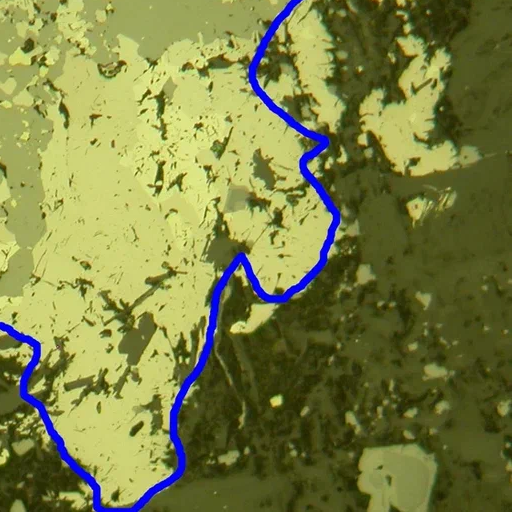
#> input picture OutputDir/images/crop_0.png, 512 x 512 px
$ python -i prepare_all.py   (imports and definitions only)
#> lines starting #> are read from the running program, lines starting #| are printed output that depends on the picture
#> further down, picture is the input picture: shape (512, 512, 3); mean B, G, R 69, 129.8, 124.8
"""
🔬 Мастер-скрипт подготовки данных «Все в одном».
Запускает полный цикл препроцессинга за один шаг:
1. Организация исходного датасета (перенос и сортировка).
2. Автоматическое извлечение масок талька из синей разметки.
3. Локальная нормализация яркости (CLAHE + виньетирование).
4. Разделение данных по задачам обучения (классификация / сегментация).

Запуск:
    python preprocessing/prepare_all.py
"""

import os
import shutil
import sys
from pathlib import Path
import cv2
import numpy as np
import pandas as pd
from loguru import logger

# Вычисляем корень проекта динамически
BASE_DIR = Path(__file__).resolve().parent.parent
DATA_DIR = BASE_DIR / "Задача 3. Скажи мне, кто твой шлиф"

# Пути для промежуточных данных
PROCESSED_DIR = BASE_DIR / "data" / "processed"
DEST_TALC = PROCESSED_DIR / "talc"
DEST_REGULAR = PROCESSED_DIR / "regular"
DEST_COMPLEX = PROCESSED_DIR / "complex"
DEST_ANNOTATIONS = PROCESSED_DIR / "talc_annotations"
MASKS_DIR = PROCESSED_DIR / "talc_masks"

# Пути для нормализации и финального деления
NORM_DIR = BASE_DIR / "data" / "normalized"
CLASS_DIR = BASE_DIR / "data" / "train_classification"
SEG_DIR = BASE_DIR / "data" / "train_segmentation"


# ============================================================
# Вспомогательные функции чтения/записи
# ============================================================
# [122 lines left out: functions imread_unicode, imwrite_unicode, copy_files, organize_dataset, extract_blue_contour, contour_to_filled_mask and 1 more, not called in this run]


# ============================================================
# ШАГ 3: Нормализация изображений (CLAHE + Виньетки)
# ============================================================
def normalize_img(img_bgr):
    h, w = img_bgr.shape[:2]
#> h = 512; w = 512
    scale = 0.1
    small = cv2.resize(img_bgr, (int(w*scale), int(h*scale)), interpolation=cv2.INTER_AREA)
    small_sigma = max(small.shape[:2]) // 4
#> small_sigma = 12
    small_sigma = small_sigma if small_sigma % 2 == 1 else small_sigma + 1
#> small_sigma = 13
    small_blur = cv2.GaussianBlur(small.astype(np.float32), (small_sigma, small_sigma), 0)
    illumination = cv2.resize(small_blur, (w, h), interpolation=cv2.INTER_LINEAR)
    corrected = img_bgr.astype(np.float32) * illumination.mean() / (illumination + 1e-6)
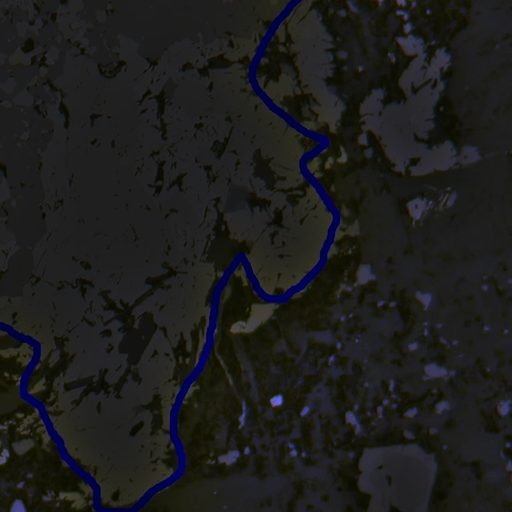
#> corrected: shape (512, 512, 3) float32; mean B, G, R 104.2, 106.4, 106.4; drawn with min black and max white
    img_vignette = np.clip(corrected, 0, 255).astype(np.uint8)
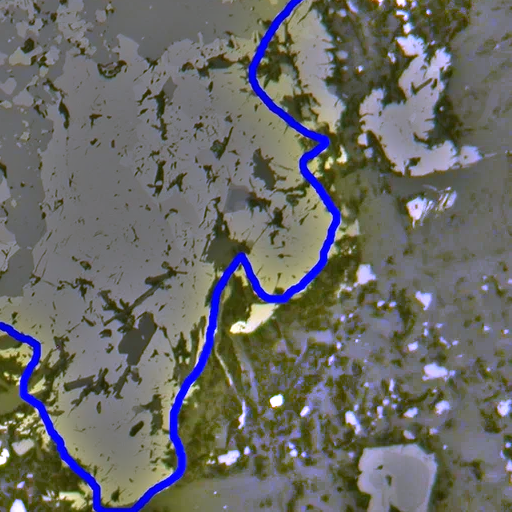
#> img_vignette: shape (512, 512, 3); mean B, G, R 102.3, 105.9, 105.8

    lab = cv2.cvtColor(img_vignette, cv2.COLOR_BGR2LAB)
#> lab: shape (512, 512, 3); mean of channels 0, 1, 2 115, 128.7, 131
    l, a, b = cv2.split(lab)
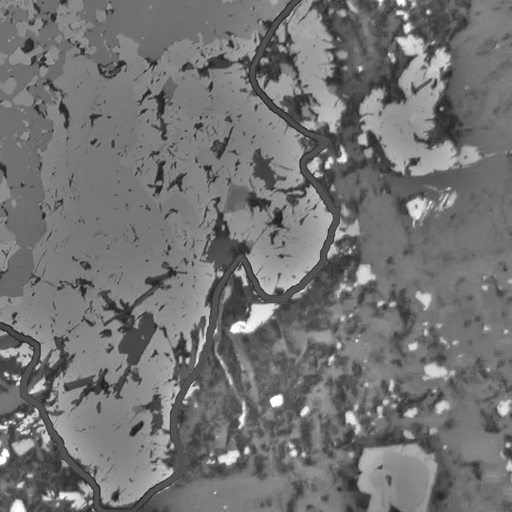
#> l: shape (512, 512); min 27, max 255, mean 115
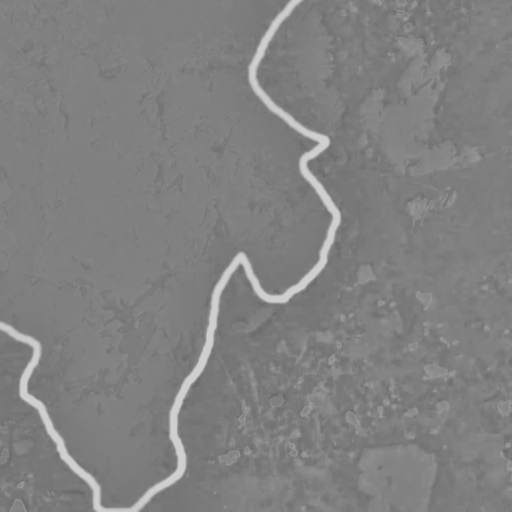
#> a: shape (512, 512); min 103, max 207, mean 128.7
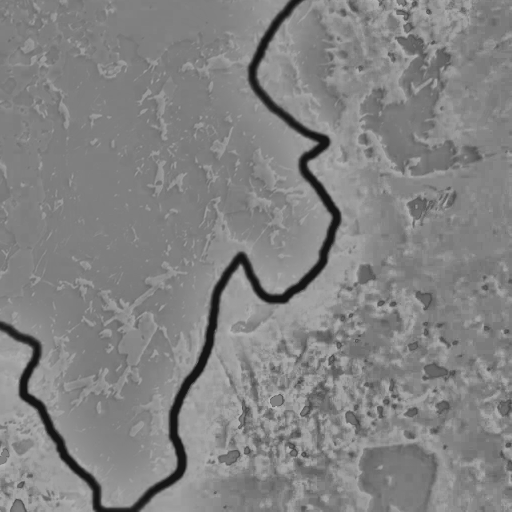
#> b: shape (512, 512); min 20, max 190, mean 131
    l_norm = cv2.createCLAHE(clipLimit=2.0, tileGridSize=(8, 8)).apply(l)
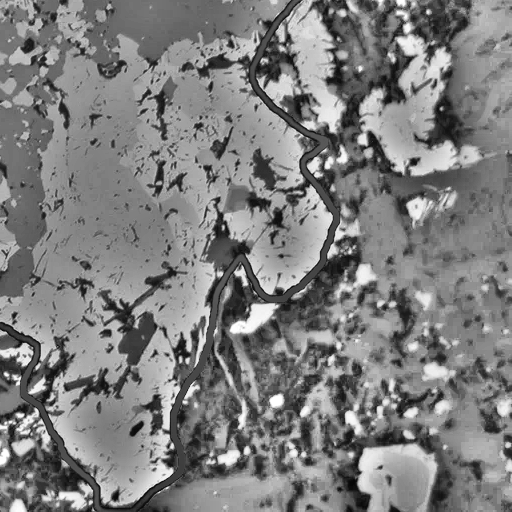
#> l_norm: shape (512, 512); min 6, max 255, mean 126.5
    return cv2.cvtColor(cv2.merge([l_norm, a, b]), cv2.COLOR_LAB2BGR)
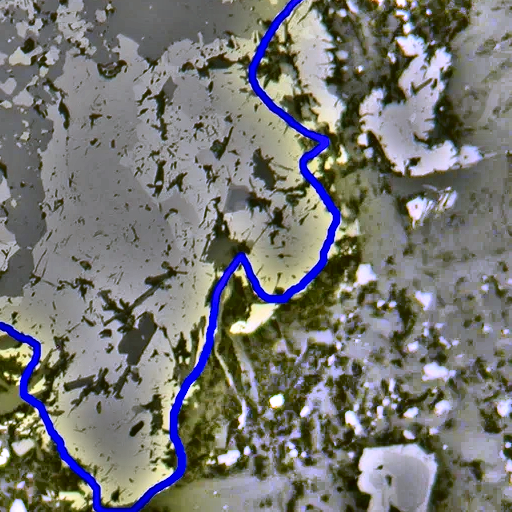
#> returned value: shape (512, 512, 3); mean B, G, R 114.9, 118.5, 118.5


# [74 lines left out: functions run_normalization, split_tasks, main, not called in this run]


# [2 lines not run here, left out]

>>> import cv2
>>> picture = cv2.imread('../OutputDir/images/crop_0.png')
>>> result = normalize_img(picture)

$ run again, on InputDir/2550374-2 10х.JPG
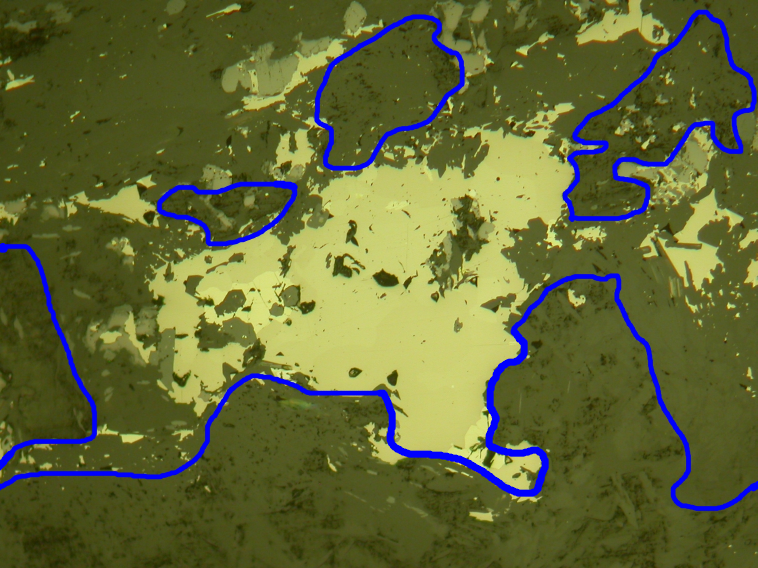
#> input picture InputDir/2550374-2 10х.JPG, 2272 x 1704 px (shown at 1/3 size)
#> picture is the input picture: shape (1704, 2272, 3); mean B, G, R 54.5, 104.3, 98.9
#> lab: shape (1704, 2272, 3); mean of channels 0, 1, 2 93.5, 128.7, 132.7
#> in normalize_img, `l_norm = cv2.createCLAHE(clipLimit=2.0, tileGridSize=(8, 8)).apply(l)`:
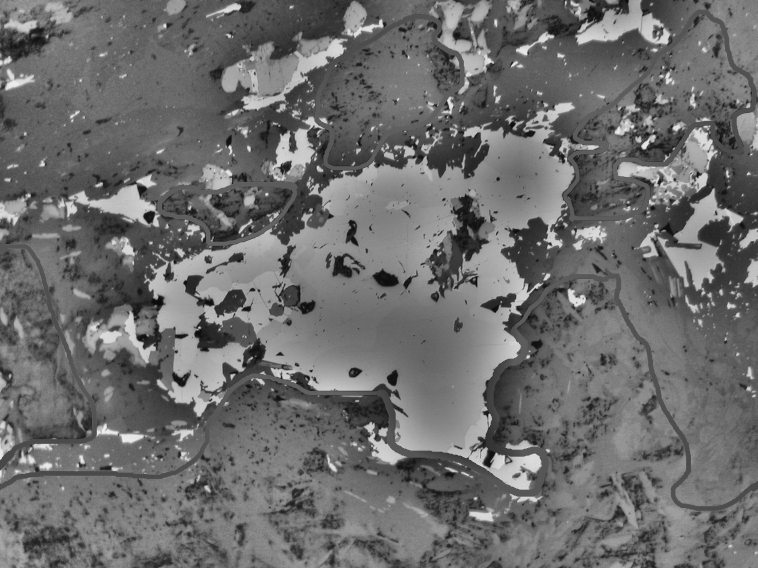
#> l_norm: shape (1704, 2272) (shown at 1/3 size); min 9, max 247, mean 108.4
#> in normalize_img, `return cv2.cvtColor(cv2.merge([l_norm, a, b]), cv2.COLOR_LAB2BGR)`:
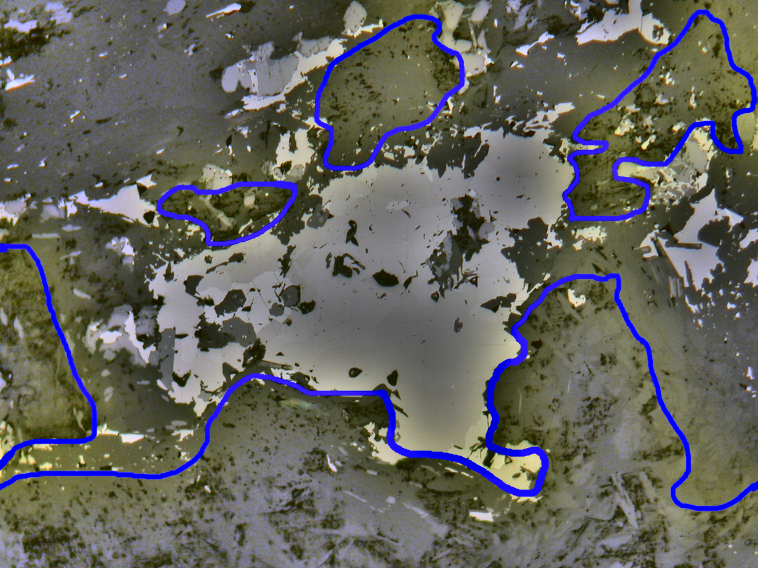
#> returned value: shape (1704, 2272, 3) (shown at 1/3 size); mean B, G, R 93.7, 99.6, 100

$ run again, on InputDir/2550375-1 10х.JPG
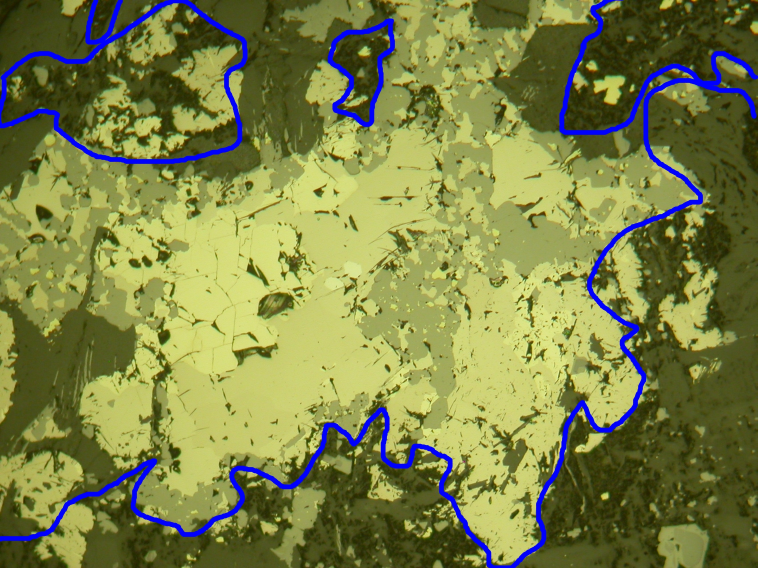
#> input picture InputDir/2550375-1 10х.JPG, 2272 x 1704 px (shown at 1/3 size)
#> picture is the input picture: shape (1704, 2272, 3); mean B, G, R 71.4, 131.2, 125.6
#> lab: shape (1704, 2272, 3); mean of channels 0, 1, 2 116.7, 128.5, 133.1
#> in normalize_img, `l_norm = cv2.createCLAHE(clipLimit=2.0, tileGridSize=(8, 8)).apply(l)`:
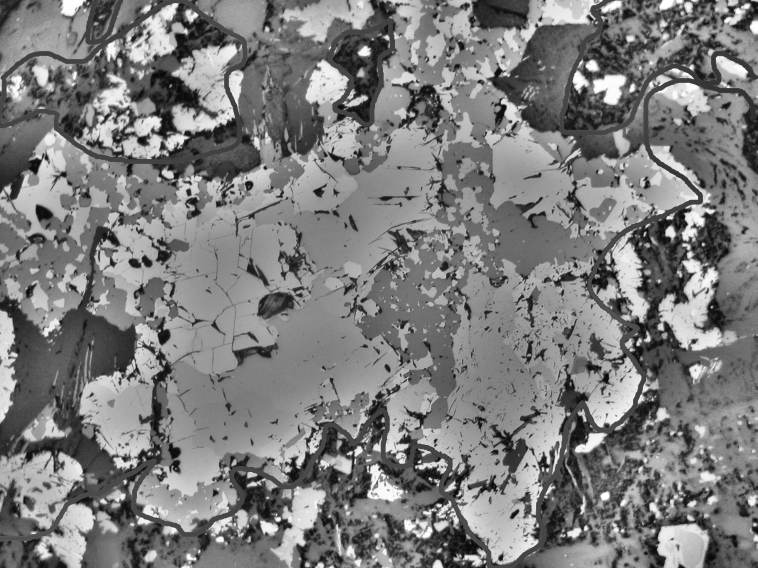
#> l_norm: shape (1704, 2272) (shown at 1/3 size); min 1, max 255, mean 125
#> in normalize_img, `return cv2.cvtColor(cv2.merge([l_norm, a, b]), cv2.COLOR_LAB2BGR)`:
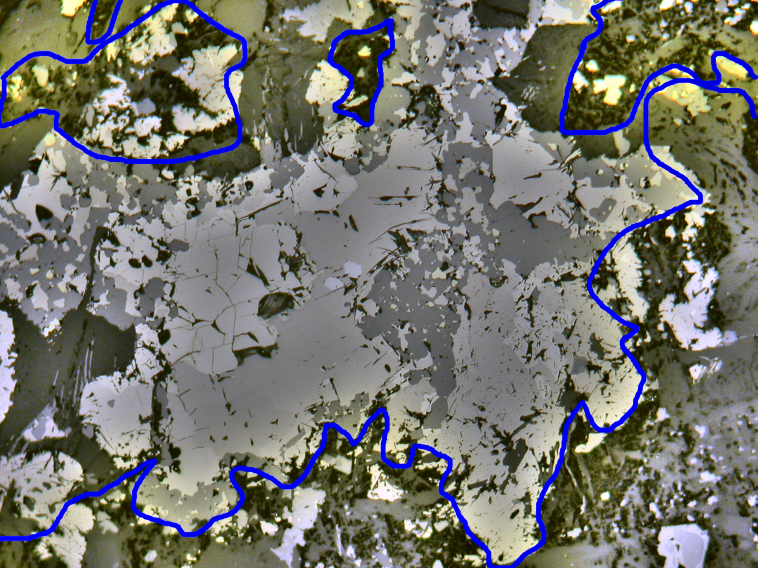
#> returned value: shape (1704, 2272, 3) (shown at 1/3 size); mean B, G, R 110.3, 117, 116.9
